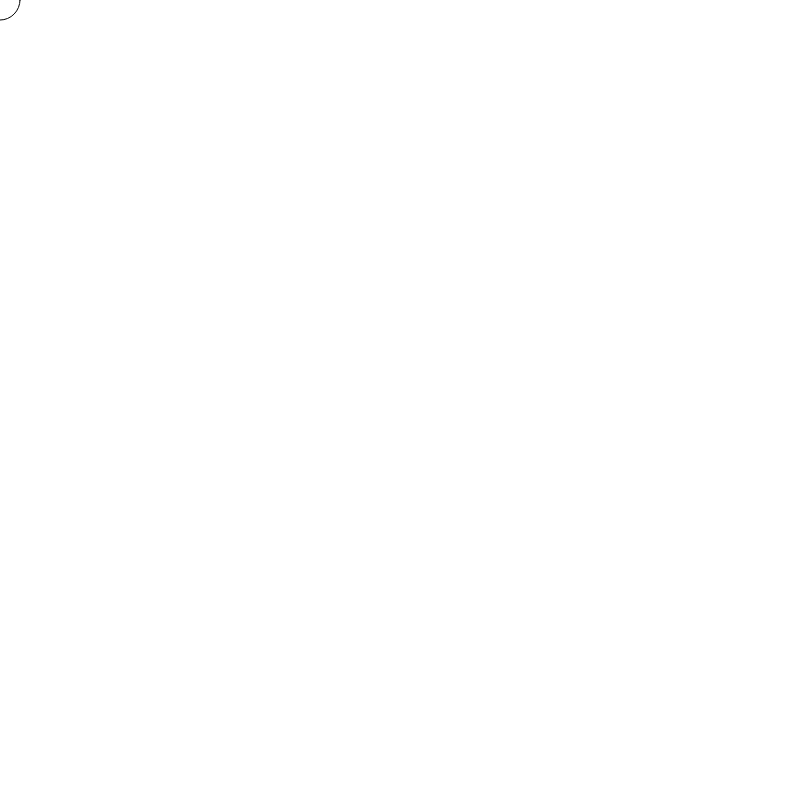
Frame 1 (no input)
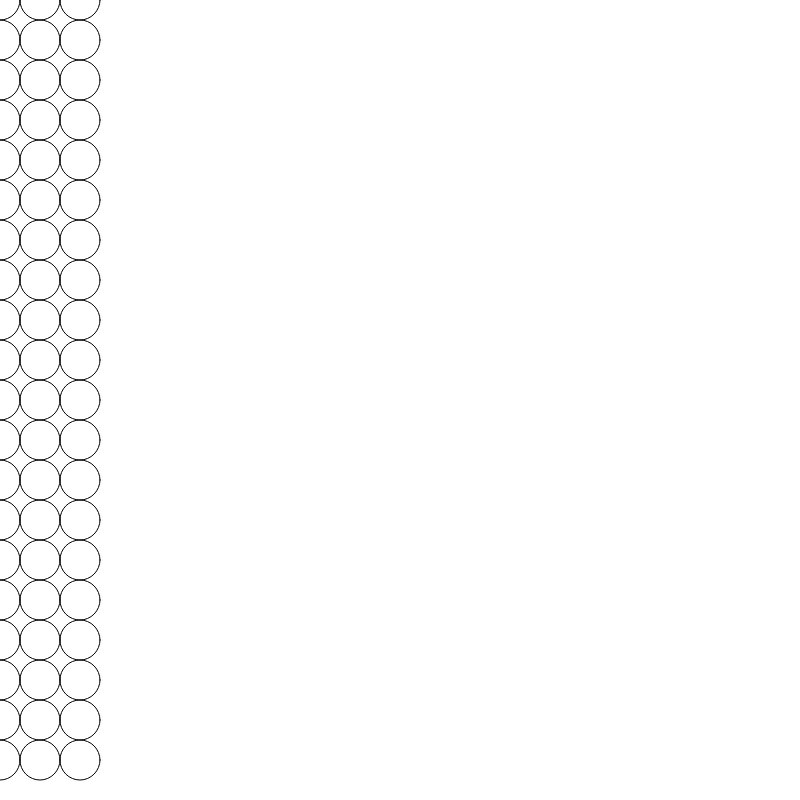
Frame 60 (no input)
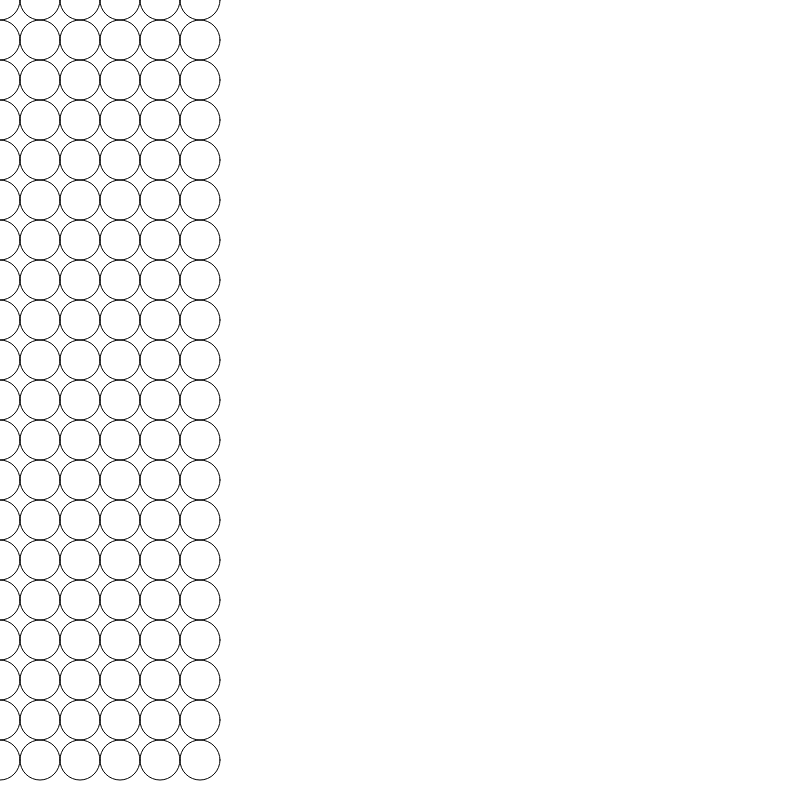
Frame 120 (the mouse pressed at the canvas centre since frame 60)

The p5.js sketch that drew these frames (run headless with seeded random() and noise() and a simulated clock; from frame 60 on, the mouse is pressed at the canvas centre):

// p5.js sketch
// ── sketch.js
function setup() {
    createCanvas(800, 800);

    noFill();
}

let x = 0;
let y = 0;
let r = 40;

function draw() 
{
    if ( r > 800 ) return;

    ellipse(x, y, r, r);

    y = ( y + r ) % 800;

    if ( y == 0 )
    {
        x = ( x + r ) % 800;

        if ( x == 0 ) r *= 2;
    }
}
